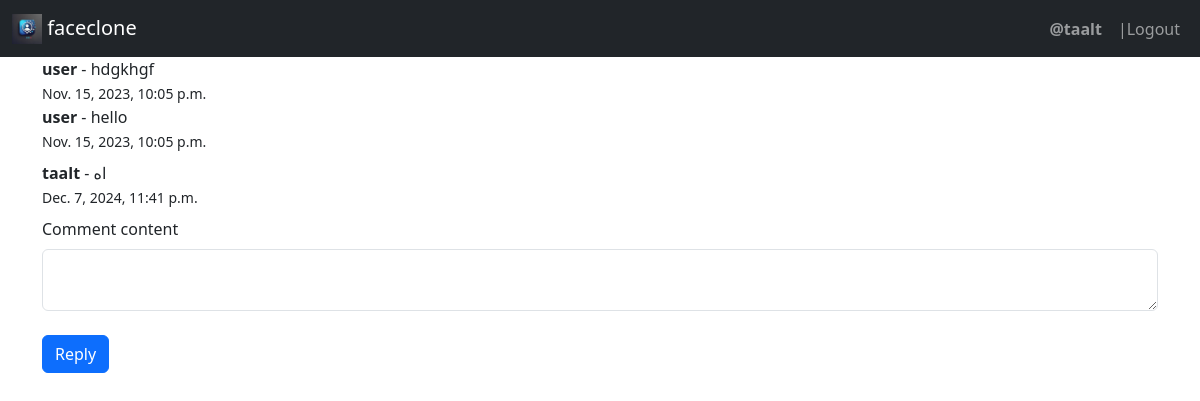
Page /reply_to_comment/39/ (signed in) on the committed database.
### app/models.py (models this page shows, shortened)
class comment (models.Model):
    user_comment=models.ForeignKey(User,on_delete=models.CASCADE)
    post_comment=models.ForeignKey(post,on_delete=models.CASCADE,related_name='comments')
    comment_content=models.TextField(max_length=400,null=True,blank=True)
    likes_of_comment=models.ForeignKey(like,on_delete=models.CASCADE,null=True,blank=True)
    created_at=models.DateTimeField(auto_now=False, auto_now_add=True)
    updated=models.BooleanField(default=False,null=True,blank=True)
    image = models.ImageField(upload_to='post_images/comments_images', blank=True, null=True)
    updated_at = models.DateTimeField(auto_now=True, auto_now_add=False,null=True,blank=True)
    reply=models.ForeignKey('self',on_delete=models.CASCADE, null=True, blank=True, related_name='replies')
    is_reply=models.BooleanField(default=False,null=True)

### app/views.py (the view)
# urls.py: path('reply_to_comment/<int:comment_id>/', reply_to_comment, name='reply_to_comment'),
@login_required(login_url='login/')
def reply_to_comment(request, comment_id):
    comment_to_reply = get_object_or_404(comment, id=comment_id)
    if request.method == 'POST':
        reply_form = commentform(request.POST)
        if reply_form.is_valid():
            post_of_comment = comment_to_reply.post_comment
            reply_of_comment = reply_form.save(commit=False)
            reply_of_comment.user_comment = request.user
            reply_of_comment.post_comment = post_of_comment
            reply_of_comment.reply = comment_to_reply
            reply_of_comment.is_reply=True
            reply_of_comment.save()
            return redirect(request.path)
    else:
        reply_form = commentform()
    context = {
        'reply_form': reply_form,
        'comment': comment_to_reply,
    }
    return render(request,'reply.html',context)

### app/forms.py
class commentform(forms.ModelForm):
    class Meta:
        model = comment
        fields = ['comment_content','image']
        widgets = {
            'comment_content': forms.Textarea(attrs={'rows': 2}),}

### app/templates/reply.html (shortened to what this page needs)
{% extends "base.html" %}
{% load crispy_forms_tags %}
{% block content %}
<div class="comment-content">
    <strong>{{ comment.user_comment.username }}</strong> - {{ comment.comment_content }}<br>
    <small>{{ comment.created_at }}</small>
</div>
{% if comment.replies.all %}
    <div class="replies">
        {% for reply in comment.replies.all %}
            <div class="comment mb-2 ml-4">
                <strong>{{ reply.user_comment.username }}</strong> - {{ reply.comment_content }}<br>
                <small>{{ reply.created_at }}</small>
            </div>
        {% endfor %}
    </div>
{% endif %}
<form method="post" class="mt-2">
    <div class="form-group">
        {{ reply_form.comment_content|as_crispy_field }}
    </div>
    <button type="submit" name="reply" class="btn btn-primary mt-2">Reply</button>
</form>
{% endblock content %}

### app/templates/base.html (shortened to what this page needs)
<!DOCTYPE html>
<html lang="en">
    <head>
        {% load static %}
        <link href="{% static 'css/bootstrap.min.css' %}" rel="stylesheet">
    </head>
    <body>
        <nav class="navbar navbar-expand-lg navbar-dark bg-dark">
            <div class="container-fluid">
                        <a class="navbar-brand" href="{% url 'home' %}">
                            <img src="{% static 'logo/faceclone logo.png' %}" alt="Logo" width="30" height="30" class="d-inline-block align-text-top">
                            faceclone
                        </a>
            <ul class="navbar-nav">
                {% if request.user.is_authenticated %}
                <li class="nav-item">
                    <span class="nav-link">
                        <strong>@{{ request.user.username }}</strong>
                    </span>
                </li>
                <li class="nav-item">
                    <a class="nav-link" href="{% url 'log_out' %}">|Logout</a>
                </li>
                {% else %}
                <li class="nav-item">
                    <a class="nav-link" href="{% url 'login' %}">Login</a>
                </li>
                {% endif %}
            </ul>
        </div>
    </nav>
    <div class="container">
        {% block content %}
        {% endblock content %}
    </div>
</body>
</html>

### rows in the picture
comment: user_comment.username "user", comment_content "hdgkhgf", created_at "Nov. 15, 2023, 10:05 p.m."
comment: user_comment.username "user", comment_content "hello", created_at "Nov. 15, 2023, 10:05 p.m."
comment: user_comment.username "taalt", comment_content "اه", created_at "Dec. 7, 2024, 11:41 p.m."

### other values in the picture
{{ request.user.username }} "taalt"
